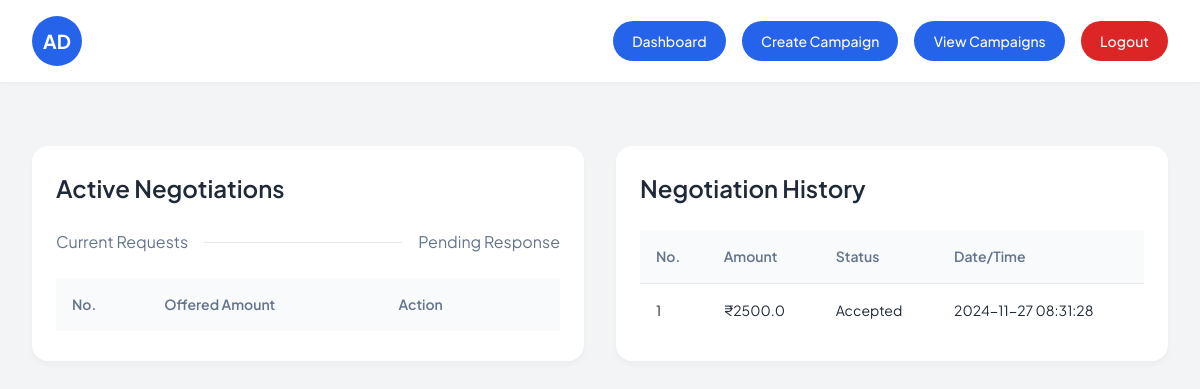
The page /sponsor/viewRequest/Sent/1 (signed in) on the database its author committed.
### Collabify/models.py (models this page shows)
class Negotiation(db.Model):
    id = db.Column(db.Integer, primary_key=True)
    ad_request_id = db.Column(db.Integer, db.ForeignKey("ad_request.id"), nullable=True)
    campaign_id = db.Column(db.Integer, db.ForeignKey("campaign.id"), nullable=True)
    sender_id = db.Column(db.Integer, db.ForeignKey("user.id"), nullable=False)
    receiver_id = db.Column(db.Integer, db.ForeignKey("user.id"), nullable=False)
    offer_amount = db.Column(db.Float, nullable=False)
    status = db.Column(db.String(50), default="Pending")  # Pending, Accepted, Rejected
    created_at = db.Column(db.DateTime, default=func.now())

### Collabify/sponsor.py (the view)
@sponsor.route(
    "/viewRequest/<string:request_type>/<int:ad_request_id>", methods=["GET", "POST"]
)
@role_required("Sponsor")
@login_required
def viewRequest(request_type, ad_request_id):
    if request_type == "Sent":
        ad_request = AdRequest.query.get_or_404(ad_request_id)
        nego_details = ad_request.negotiations
    else:
        ad_request = None
    if request_type == "Received":
        ad_request = campaignRequest.query.get_or_404(ad_request_id)
        nego_details = ad_request.negotiations
    print(nego_details)
    return render_template(
        "sponsor/viewRequest.html", ad_request=ad_request, nego_details=nego_details
    )

### Collabify/views.py (called while the page is built)
def role_required(role):
    def decorator(f):
        @wraps(f)
        def decorated_function(*args, **kwargs):
            if current_user.role != role:
                abort(403)
            return f(*args, **kwargs)
        return decorated_function
    return decorator

### Collabify/templates/Sponsor/viewRequest.html (shortened to what this page needs)
{% extends "base.html" %}
{% block content %}
<nav class="top-nav">
  <div class="brand">
    <div class="brand-logo">AD</div>
  </div>
  <div class="nav-actions">
    <a href="{{ url_for('sponsor.dashboard') }}" class="nav-btn primary-btn">Dashboard</a>
    <a href="{{ url_for('sponsor.createCampaign') }}" class="nav-btn primary-btn">Create Campaign</a>
    <a href="{{ url_for('sponsor.viewCampaigns') }}" class="nav-btn primary-btn">View Campaigns</a>
    <a href="{{ url_for('views.logout') }}" class="nav-btn danger-btn">Logout</a>
  </div>
</nav>
<div class="container">
  <div class="content-wrapper">
    <div class="col-1 col">
      <div class="header">
        <h1>Active Negotiations</h1>
      </div>
      <div class="numbers">
        <p>Current Requests</p>
        <div class="hr"></div>
        <p>Pending Response</p>
      </div>
      <div class="table-wrapper">
        <table>
          <thead>
            <tr>
              <th>No.</th>
              <th>Offered Amount</th>
              <th>Action</th>
              <th></th>
            </tr>
          </thead>
        </table>
      </div>
    </div>
    <div class="col-2 col">
      <h1>Negotiation History</h1>
      <div class="table-wrapper-2">
        <table>
          <thead>
            <tr>
              <th>No.</th>
              <th>Amount</th>
              <th>Status</th>
              <th>Date/Time</th>
            </tr>
          </thead>
          <tbody>
            {% for negotiation in nego_details %}
            <tr>
              <td>{{ loop.index }}</td>
              <td>₹{{ negotiation.offer_amount }}</td>
              <td>{{ negotiation.status }}</td>
              <td>{{ negotiation.created_at }}</td>
            </tr>
            {% endfor %}
          </tbody>
        </table>
      </div>
    </div>
  </div>
</div>
{% endblock %}

### Collabify/static/css/main.css (style rules this page uses)
html, :host { line-height: 1.5; -webkit-text-size-adjust: 100%; -moz-tab-size: 4; -o-tab-size: 4; tab-size: 4; font-family: ui-sans-serif, system-ui, sans-serif, "Apple Color Emoji", "Segoe UI Emoji", "Segoe UI Symbol", "Noto Color Emoji"; font-feature-settings: normal; font-variation-settings: normal; -webkit-tap-highlight-color: transparent; }
body { margin: 0; line-height: inherit; }
h1, h2, h3, h4, h5, h6 { font-size: inherit; font-weight: inherit; }
a { color: inherit; text-decoration: inherit; }
table { text-indent: 0; border-color: inherit; border-collapse: collapse; }
blockquote, dl, dd, h1, h2, h3, h4, h5, h6, hr, figure, p, pre { margin: 0; }
.container { width: 100%; }
@media (min-width: 640px) { .container { max-width: 640px; } }
@media (min-width: 768px) { .container { max-width: 768px; } }
@media (min-width: 1024px) { .container { max-width: 1024px; } }
* { margin: 0; padding: 0; }

### Collabify/static/src/input.css (style rules this page uses)
* { margin: 0; padding: 0; }

### Collabify/templates/Sponsor/viewRequest.html (style rules this page uses)
* { margin: 0; padding: 0; box-sizing: border-box; }
body { font-family: 'Plus Jakarta Sans', sans-serif; background-color: #f3f4f6; color: #1f2937; }
.top-nav { background: white; padding: 1rem 2rem; display: flex; justify-content: space-between; align-items: center; box-shadow: 0 2px 4px rgba(0,0,0,0.03); position: sticky; top: 0; z-index: 100; animation: slideDown 0.5s ease-out; }
.brand { display: flex; align-items: center; gap: 1rem; }
.brand-logo { background: #2563eb; color: white; width: 50px; height: 50px; border-radius: 50%; display: flex; align-items: center; justify-content: center; font-weight: 700; font-size: 1.2rem; }
.nav-actions { display: flex; gap: 1rem; }
.nav-btn { padding: 0.6rem 1.2rem; border-radius: 9999px; border: none; font-weight: 500; font-size: 0.875rem; cursor: pointer; transition: all 0.3s ease; text-decoration: none; }
.primary-btn { background: #2563eb; color: white; }
.danger-btn { background: #dc2626; color: white; }
.container { max-width: 1400px; margin: 0 auto; padding: 2rem; }
.content-wrapper { display: grid; grid-template-columns: repeat(2, 1fr); gap: 2rem; margin-top: 2rem; }
.col { background: white; border-radius: 1rem; padding: 1.5rem; box-shadow: 0 4px 6px rgba(0,0,0,0.03); animation: fadeIn 0.5s ease-out; }
.header h1, .col-2 h1 { font-size: 1.5rem; margin-bottom: 1.5rem; color: #1f2937; font-weight: 600; }
.numbers { display: flex; align-items: center; gap: 1rem; margin-bottom: 1.5rem; color: #64748b; }
.hr { flex: 1; height: 1px; background: #e5e7eb; }
.table-wrapper, .table-wrapper-2 { overflow-x: auto; }
table { width: 100%; border-collapse: collapse; }
th { background: #f8fafc; padding: 1rem; text-align: left; font-weight: 600; color: #64748b; font-size: 0.875rem; }
td { padding: 1rem; border-top: 1px solid #e5e7eb; font-size: 0.875rem; }
tr { transition: background 0.2s ease; }

### rows shown on the page
Negotiation: offer_amount "2500.0", status "Accepted", created_at "2024-11-27 08:31:28"
